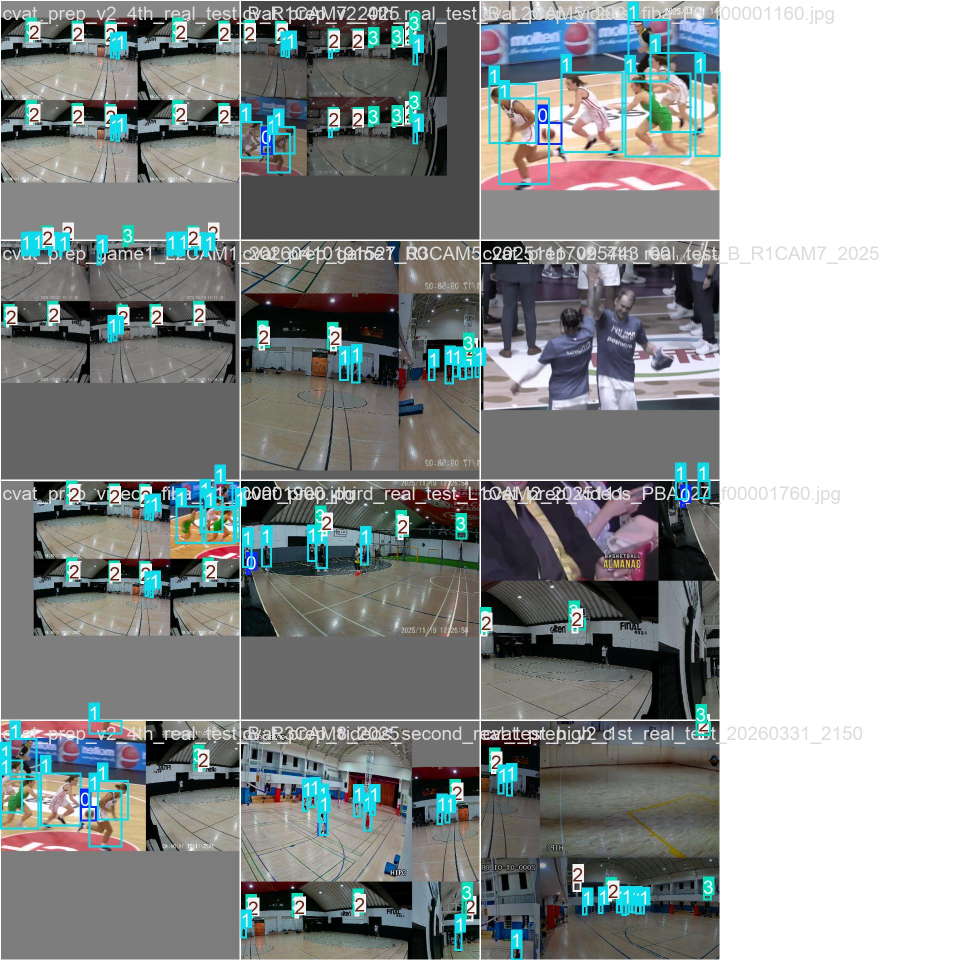
#> input picture runs/detect/bbox_v8_phase1_resume-2/train_batch0.jpg, 1920 x 1920 px (shown at 1/2 size)
$ python -i frame_extractor.py   (imports and definitions only)
#> lines starting #> are read from the running program, lines starting #| are printed output that depends on the picture
#> further down, picture is the input picture: shape (1920, 1920, 3); mean B, G, R 148.8, 149, 144.6
# -*- coding: utf-8 -*-
"""
COURTVIEW - AI 농구 분석 플랫폼

모듈: tools
파일: frame_extractor.py
설명: 영상에서 학습용 프레임을 추출하는 독립 실행 도구
      - 지정 경로의 영상 파일을 재귀 탐색
      - FPS 간격으로 프레임 추출 (기본 1fps)
      - 장면 변화 감지로 중복 프레임 최소화
      - 영상별 하위 폴더 자동 생성
      - 추출 결과 메타데이터(JSON) 기록

작성자: SPOIN_COURTVIEW
최종 수정: 2026-03-22
버전: 1.0.0

사용법:
    python -m tools.frame_extractor --input "D:/videos" --output "D:/extracted_data/frames" --fps 1.0
    python -m tools.frame_extractor --input "D:/videos/game1.mp4" --output "D:/extracted_data/frames" --fps 2.0
"""

from __future__ import annotations

# =============================================================================
# 표준 라이브러리
# =============================================================================
import argparse
import json
import logging
import sys
import time
from dataclasses import asdict, dataclass, field
from datetime import datetime, timezone
from pathlib import Path
from typing import Final

# =============================================================================
# 서드파티 라이브러리
# =============================================================================
import cv2
import numpy as np
from numpy.typing import NDArray


# =============================================================================
# 모듈 상수
# =============================================================================
__version__: Final[str] = "1.0.0"

# 지원 영상 확장자
_SUPPORTED_EXTENSIONS: Final[frozenset[str]] = frozenset({
    ".mp4", ".avi", ".mov", ".mkv", ".wmv", ".flv", ".webm",
})

# 장면 변화 감지 임계값 (히스토그램 상관계수, 낮을수록 변화 큼)
_SCENE_CHANGE_THRESHOLD: Final[float] = 0.85

# 프레임 저장 JPEG 품질
_JPEG_QUALITY: Final[int] = 95

# 프레임 리사이즈 최대 장변 (저장 용량 관리, 0이면 원본 유지)
_MAX_LONG_SIDE: Final[int] = 0

# 로깅 설정
# [5 lines not run here, left out]
logger = logging.getLogger("frame_extractor")


# =============================================================================
# 설정 데이터클래스
# =============================================================================
@dataclass(slots=True)
class ExtractionConfig:
    """프레임 추출 설정."""

    # 입력 경로 (파일 또는 디렉토리)
    input_path: Path
    # 출력 디렉토리
    output_dir: Path
    # 추출 FPS (초당 프레임 수)
    extract_fps: float = 1.0
    # 장면 변화 감지 활성화
    scene_change_filter: bool = True
    # 장면 변화 임계값
    scene_change_threshold: float = _SCENE_CHANGE_THRESHOLD
    # JPEG 품질
    jpeg_quality: int = _JPEG_QUALITY
    # 최대 장변 리사이즈 (0 = 원본)
    max_long_side: int = _MAX_LONG_SIDE
    # 영상 재귀 탐색
    recursive: bool = True


@dataclass(slots=True)
class VideoExtractionResult:
    """단일 영상 추출 결과."""

    video_path: str
    video_name: str
    total_frames: int
    extracted_frames: int
    skipped_scene_similar: int
    duration_sec: float
    video_fps: float
    extract_fps: float
    output_dir: str
    elapsed_sec: float


@dataclass(slots=True)
class ExtractionSummary:
    """전체 추출 요약."""

    total_videos: int = 0
    total_frames_processed: int = 0
    total_frames_extracted: int = 0
    total_frames_skipped: int = 0
    total_elapsed_sec: float = 0.0
    results: list[VideoExtractionResult] = field(default_factory=list)


# =============================================================================
# 히스토그램 기반 장면 변화 감지
# =============================================================================
def _compute_histogram(frame: NDArray[np.uint8]) -> NDArray[np.float32]:
    """프레임의 HSV 히스토그램을 계산한다."""
    hsv = cv2.cvtColor(frame, cv2.COLOR_BGR2HSV)
#> hsv: shape (1920, 1920, 3); mean H, S, V 38.7, 37.1, 155.3
    hist = cv2.calcHist(
        [hsv], [0, 1], None, [50, 60], [0, 180, 0, 256],
    )
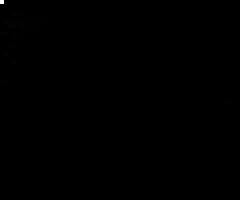
#> hist: shape (50, 60) float32 (shown 4 times larger); min 0, max 1619281, mean 1228.8; drawn with min black and max white
    cv2.normalize(hist, hist)
    return hist


# [295 lines left out: functions _is_scene_similar, _extract_from_video, _discover_videos, run_extraction, _build_parser, main, not called in this run]


# [2 lines not run here, left out]

>>> import cv2
>>> picture = cv2.imread('../runs/detect/bbox_v8_phase1_resume-2/train_batch0.jpg')
>>> result = _compute_histogram(picture)
